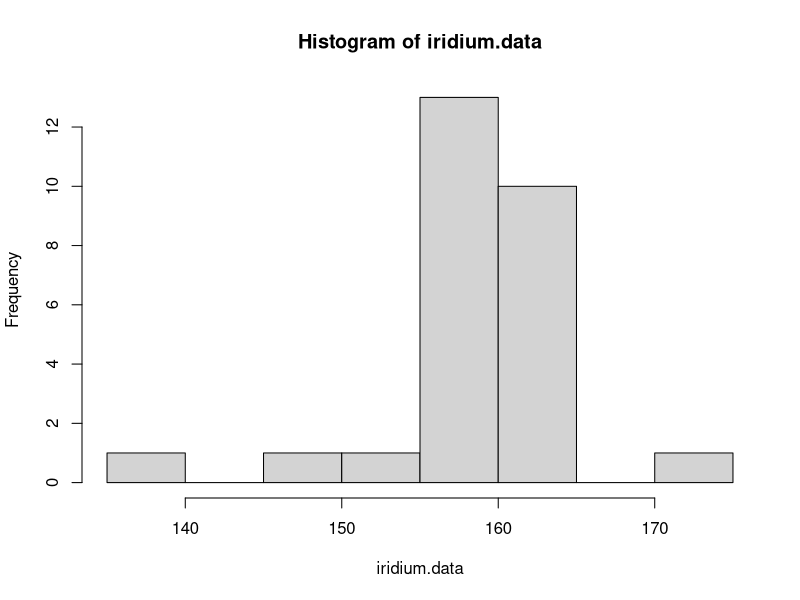
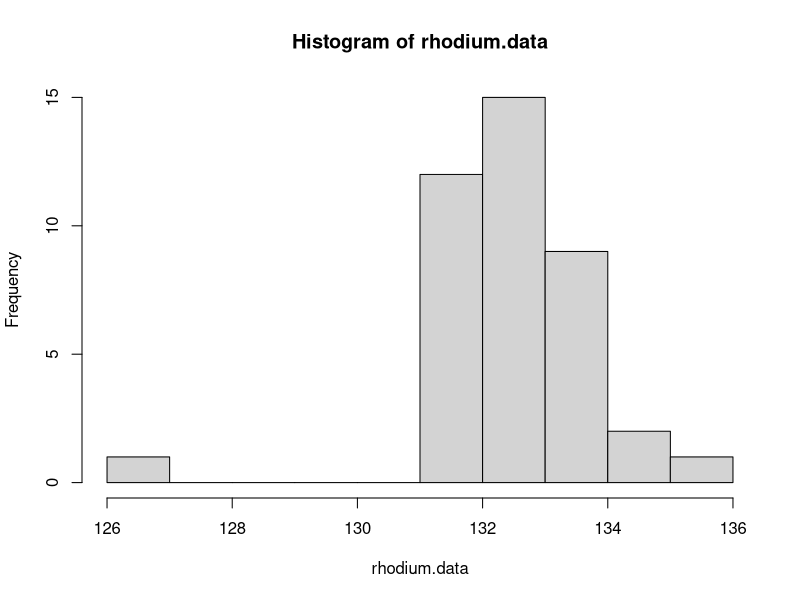
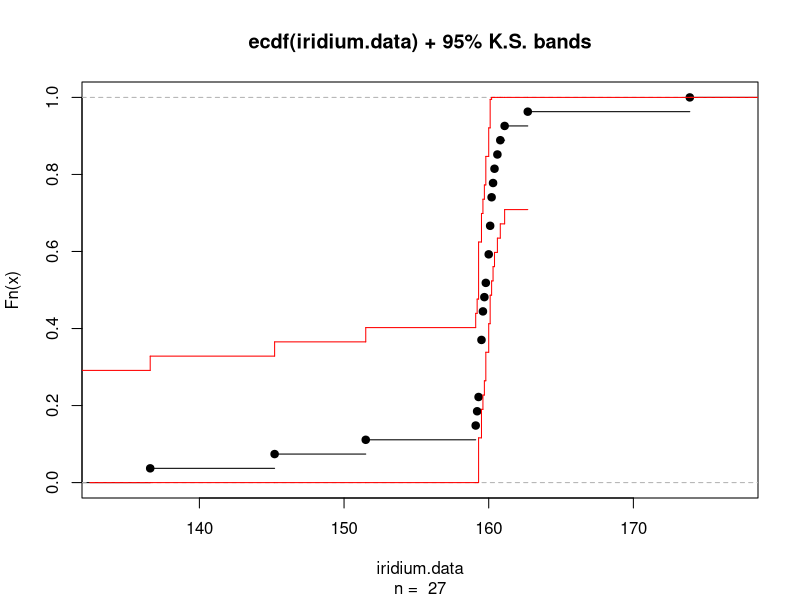
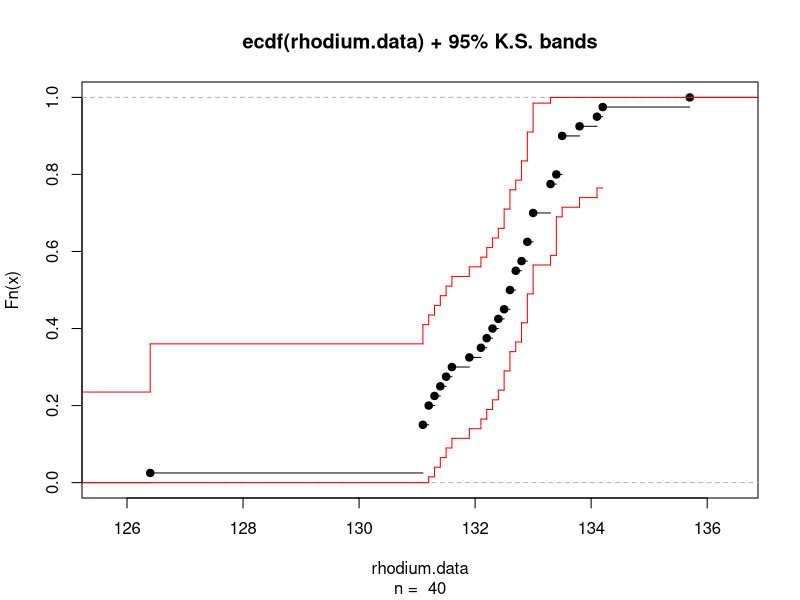
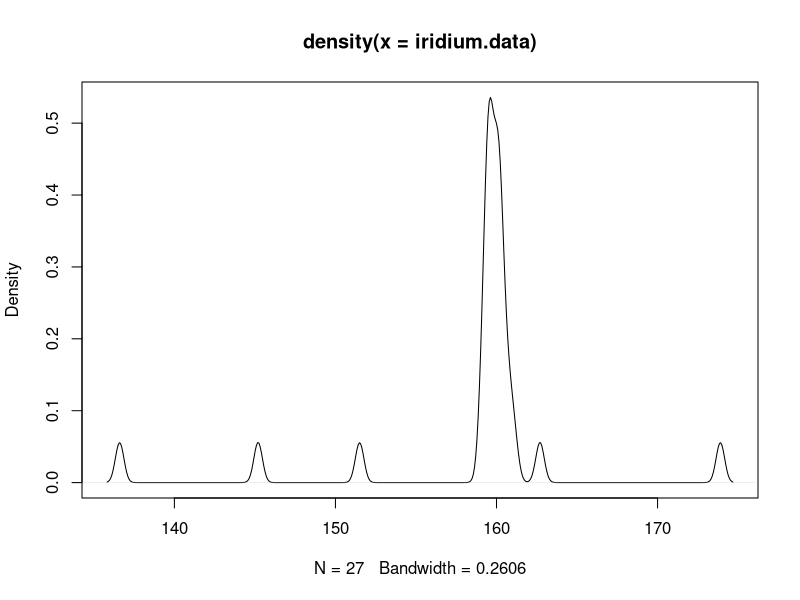
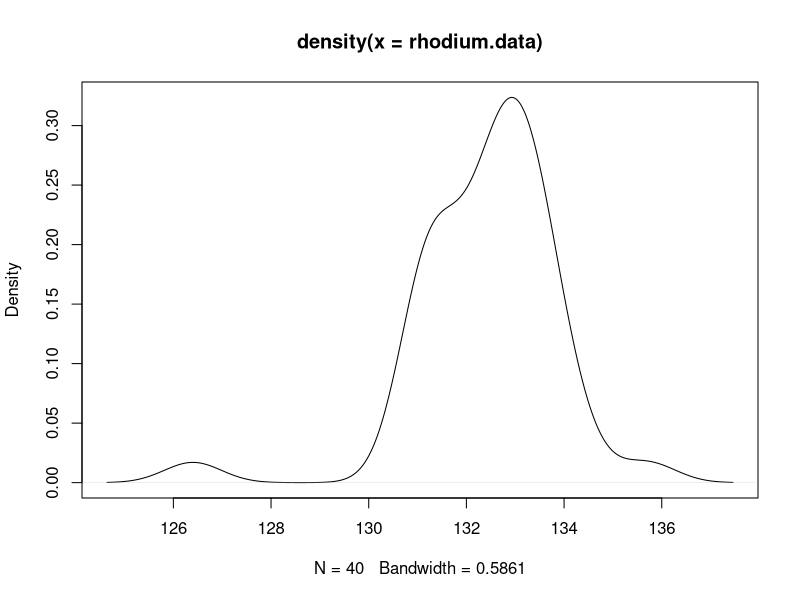
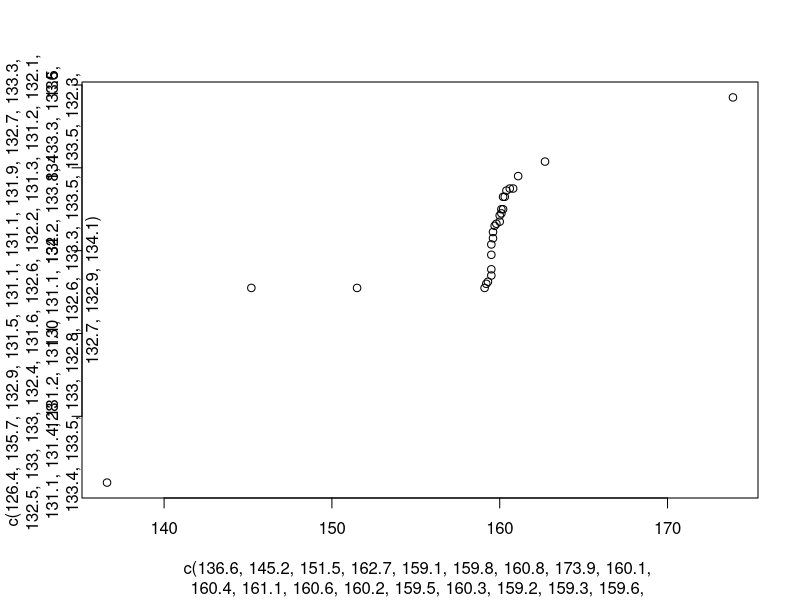
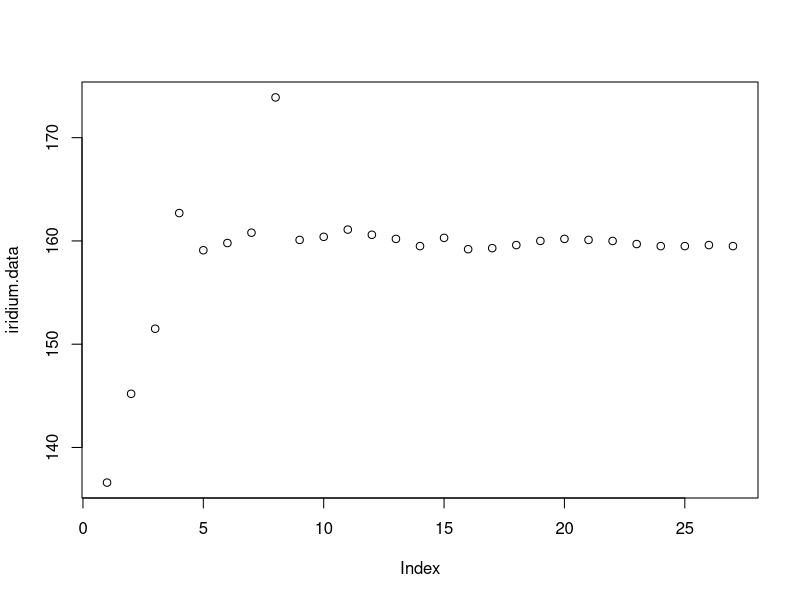

The R source for these figures, in order:
## ---- chunk 1
library(boot)
library(MASS)


iridium.data = c(136.6, 145.2, 151.5, 162.7, 159.1, 159.8, 160.8, 173.9, 160.1, 160.4, 161.1, 160.6, 160.2, 159.5, 160.3, 159.2, 159.3, 159.6,
160.0, 160.2, 160.1, 160.0, 159.7, 159.5, 159.5, 159.6, 159.5)

rhodium.data = c(126.4, 135.7, 132.9, 131.5, 131.1, 131.1, 131.9, 132.7,
133.3, 132.5, 133.0, 133.0, 132.4, 131.6, 132.6, 132.2,
131.3, 131.2, 132.1, 131.1, 131.4, 131.2, 131.1, 131.1,
134.2, 133.8, 133.3, 133.5, 133.4, 133.5, 133.0, 132.8,
132.6, 133.3, 133.5, 133.5, 132.3, 132.7, 132.9, 134.1)

# (a)
hist(iridium.data)
hist(rhodium.data)

# (b)
library(sfsmisc)
ecdf.ksCI(iridium.data)
ecdf.ksCI(rhodium.data)


# (c)
plot(density(iridium.data))
plot(density(rhodium.data))

# (d)
qqplot(iridium.data, rhodium.data, plot.it= TRUE, xlab=deparse(substitute(iridium.data)), ylab = deparse(substitute(rhodium.data)))

# (e)
plot(iridium.data)
plot(rhodium.data)
# the measurements in iridium data is approxmately in normal distribution, while the measurements in rhodium data have outliers and is not normally distributed. It is not reasonable, since the data seem not independent

# (f)
mean(iridium.data) 
mean(rhodium.data) 

mean(iridium.data,trim=.1)
mean(rhodium.data,trim=.1)

mean(iridium.data,trim=.2)
mean(rhodium.data,trim=.2)

median(iridium.data)
median(rhodium.data)

# need to compare
huber(iridium.data,k=1.5)



# (g):
iridium_sd <- sqrt(var(iridium.data))
rhodium_sd <- sqrt(var(rhodium.data))

(iridium_mean.sterr=iridium_sd/sqrt(length(iridium.data)))
(rhodium_mean.sterr=rhodium_sd/sqrt(length(rhodium.data)))

alpha=0.10
z.upperalphahalf=qnorm(1-alpha/2)

iridium_mean.ci<-c(-1,1)*z.upperalphahalf* iridium_mean.sterr + mean(iridium.data) 
print(mean(iridium.data) ) 
print(iridium_mean.ci)

rhodium_mean.ci<-c(-1,1)*z.upperalphahalf* rhodium_mean.sterr + mean(rhodium.data) 
print(mean(rhodium.data) )
print(rhodium_mean.ci)

plot(density(iridium_mean.ci))
plot(density(rhodium_mean.ci))


# (h): 

fcn.mean<- function(x, d) {
  return(mean(x[d]))
}

fcn.trimmedmean <- function(x, d, trim=0) {
  return(mean(x[d], trim/length(x)))
}

fcn.median<- function(x, d) {
  return(median(x[d]))
}



# the bootstrap of sample mean of iridium and rhodium
iridium.boot.mean <- boot(iridium.data, fcn.mean, R=1000)
plot(iridium.boot.mean)
print(iridium.boot.mean$t0)

rhodium.boot.mean <- boot(rhodium.data, fcn.mean, R=1000)
plot(rhodium.boot.mean)

print(rhodium.boot.mean$t0)
print(rhodium.boot.mean$t0)

# standard errors
print(sqrt(var(iridium.boot.mean$t)))
print(sqrt(var(rhodium.boot.mean$t)))

# 90% CI
boot.ci(iridium.boot.mean,conf=.90, type="basic")
boot.ci(rhodium.boot.mean,conf=.90, type="basic")


# the bootstrap of sample median of iridium and rhodium
iridium.boot.median= boot(iridium.data, fcn.median, R=1000)      
plot(iridium.boot.median)

rhodium.boot.median= boot(rhodium.data, fcn.median, R=1000)      
plot(rhodium.boot.median)

print(iridium.boot.median$t0)
print(rhodium.boot.median$t0)

# standard errors
print(sqrt(var(iridium.boot.median$t)))
print(sqrt(var(rhodium.boot.median$t)))

# 90% CI
boot.ci(iridium.boot.median,conf=.90, type="basic")
boot.ci(rhodium.boot.median,conf=.90, type="basic")



# the bootstrap of trimmed mean of iridium and rhodium

# 10% trimmed mean
iridium.boot.trimmedmean_10= boot(iridium.data, fcn.trimmedmean,trim=.1, R=1000)      
plot(iridium.boot.trimmedmean_10)

rhodium.boot.trimmedmean_10= boot(rhodium.data, fcn.trimmedmean,trim=.1, R=1000)      
plot(rhodium.boot.trimmedmean_10)

print(iridium.boot.trimmedmean_10$t0)
print(rhodium.boot.trimmedmean_10$t0)

# standard errors
print(sqrt(var(iridium.boot.trimmedmean_10$t)))
print(sqrt(var(rhodium.boot.trimmedmean_10$t)))

# 90% CI
boot.ci(iridium.boot.trimmedmean_10,conf=.90, type="basic")
boot.ci(rhodium.boot.trimmedmean_10,conf=.90, type="basic")

#20% trimmed mean
iridium.boot.trimmedmean_20= boot(iridium.data, fcn.trimmedmean,trim=.2, R=1000)      
plot(iridium.boot.trimmedmean_20)

rhodium.boot.trimmedmean_20= boot(rhodium.data, fcn.trimmedmean,trim=.2, R=1000)      
plot(rhodium.boot.trimmedmean_20)

print(iridium.boot.trimmedmean_20$t0)
print(rhodium.boot.trimmedmean_20$t0)

# standard errors
print(sqrt(var(iridium.boot.trimmedmean_20$t)))
print(sqrt(var(rhodium.boot.trimmedmean_20$t)))

# 90% CI
boot.ci(iridium.boot.trimmedmean_10,conf=.90, type="basic")
boot.ci(rhodium.boot.trimmedmean_10,conf=.90, type="basic")
## ---- chunk 2
# (a)
type.I.failure.times = c(3.03, 5.53, 5.6, 9.3, 9.92, 12.51, 12.95, 15.21, 16.04, 16.84)
type.II.failure.times = c(3.19, 4.26, 4.47, 4.53, 4.67, 4.69, 12.78, 6.79, 9.37, 12.75)
(n = length(type.I.failure.times))
(m = length(type.II.failure.times))
mean.diff = mean(type.I.failure.times) - mean(type.II.failure.times)
var.a = var(type.I.failure.times) 
var.b = var(type.II.failure.times)
df = n+m-2
var.p = ((n-1)*var.a + (m-1)*var.b)/df
ci.delta = qt(.975,df=df)*sqrt(var.p)*sqrt(1/n + 1/m)
(c(mean.diff-ci.delta, mean.diff+ci.delta))

(T = mean.diff/(sqrt(var.p)*sqrt(1/n+1/m)))
(p.value = 2*(1-pt(T, df=df)))

# So, the probability of seeing a mean difference that large if the two measurement methods had the same expected value is only≈5.29%. We fail to reject the null hypothesis. Or, there is no difference between the types of bearings


# (b):
merged = c(type.I.failure.times, type.II.failure.times)
ranks = rank(merged, ties.method="average")
(B.ranks = ranks[(n+1):(n+m)])
(R = sum(B.ranks))
(E.R =(m*(m+n+1))/2)
(sd.R = sqrt( n*m*(n+m+1)/12))
(Z = (R - E.R)/sd.R)
(p.val = 2*pnorm(Z))
 wilcox.results = wilcox.test(type.I.failure.times, type.II.failure.times, conf.int=T, exact=T)
 wilcox.results$p.value
# wilcox.results$conf.int
 
 # here, the p-values based on normal approximation and Wilcoxon Whitey test, which are 0.05878172 and 0.06301284, are pretty close.


# (c):
 # Here, both tests are fine since they lead to the same conclusion. But the normal test relies on the assumption that the two sample sets are normally distributed, and the second test would be better if we want to test the assumptions
 
 
 
# (d): 
(diffs = type.II.failure.times-type.I.failure.times)
cor(type.I.failure.times, type.II.failure.times, method="pearson")
d.bar = mean(diffs) 
df = length(diffs)-1
se = sd(diffs)/sqrt(df+1)
q = qt(.95,df=df)
(CI.90 = c(d.bar-q*se, d.bar + q*se))
(p.val = 2*(1-pt(d.bar/se, df=df)))

n= length(diffs) 
pos.diffs = which(diffs >= 0)
abs.diffs = abs(diffs)
ranks = rank(abs.diffs)
(W_plus =sum(ranks[pos.diffs]))



## ---- chunk 3

fcn.pi<- function(df) {
  merged = c(df[1], df[2])
  ranks = rank(merged, ties.method="average")
  n = length(df[1])
  m = length(df[2])
 B.ranks = ranks[(n+1):(n+m)]
 R = sum(B.ranks)
  return (1/(m*n)*(R-m*(m+1)/2))
}
dataf <- data.frame(type.I.failure.times,type.II.failure.times)
pi.hats = apply(dataf, 2, function(x) {
  return (fcn.pi(x))
  })

plot(density(pi.hats))

sd_pi.hats <- 0.119

# use the bootstrap to find 90% CI

# 0.75 +- 1.65 * 0.119 = (0.55365 ,0.94635)
## ---- chunk 4
B = 10000
boot.data.type.I = matrix(sample(type.I.failure.times, n*B,replace=T), nrow=B)
boot.data.type.II = matrix(sample(type.II.failure.times, m*B,replace=T), nrow=B) 
pi.hats = rep(0, B)

computeRankSum = function(x.1, x.2) {
  merged = c(x.1, x.2)
  ranks = rank(merged, ties.method="average")
  x.1.ranks = ranks[1:n]
  R.sum.1 = sum(x.1.ranks)
  return (R.sum.1)
  }

for (i in 1:B) {
  rank.sum = computeRankSum(boot.data.type.I[i,],       
                            boot.data.type.II[i,])   
  num.larger = rank.sum - (n*(n+1))/2
  pi.hats[i] = num.larger/(n*m)
  }
mean(pi.hats)
sd(pi.hats)

plot(density(pi.hats))

stand.pi.hats = (pi.hats - mean(pi.hats))/sd(pi.hats)
qqnorm(stand.pi.hats)
abline(0,1, col="red")

# Seems to match a normal fairly well expect in the tails (though that is the most uncertainregion of a probability plot

## ---- chunk 5
ranked.pi.hats <- sort(pi.hats)
(quant.05 <- ranked.pi.hats[500])
(quant.95 <- ranked.pi.hats[9500])

(percentile.CI <- c(quant.05, quant.95))
## ---- chunk 6

#(a):
data = data.frame(micro=c(97.2, 105.8, 99.5, 100, 93.8, 79.2, 72,
                         72, 69.5, 20.5, 95.2, 90.8, 96.2, 96.2, 91),
                  hydro=c(97.2, 97.8, 96.2, 101.8, 88, 74, 75, 67.5, 65.8, 21.2, 94.8, 95.8, 98, 99, 100.2))

data


micro.mean <- mean(data$micro)
hydro.mean <- mean(data$hydro)

n <- length(data$micro)
(diff <- micro.mean - hydro.mean)
diffs <- data$micro-data$hydro

mean(diffs)

Sd_diff <- sqrt(var(diffs)/n)
Sd_diff




#(b): 
# if paring has been ignored
b <- sqrt(1/length(data$micro)+1/length(data$hydro))
micro1 <- (length(data$micro)-1)*var(data$micro)
hydro1 <- (length(data$hydro)-1)*var(data$hydro)
denominator <- length(data$micro)+length(data$hydro)-2

Sd_diff_1 <- b*sqrt((micro1+hydro1)/denominator)
#Sd_diff_1 <- b * sqrt((length(data$micro)-1)*var(data$micro)+(length(data$hydro)-1)*var(data$hydro)/(length(data$micro)+length(data$hydro)-2))
Sd_diff_1 


# (c):
# to test the two motheds:

(mean(diffs)/Sd_diff)
(mean(diffs)/Sd_diff_1)


# the standard deviation is higher when we ignore the paring (7.805 compared to 1.196).But the tests statistic of 0.367998 and 0.05637193 are both quite small. So, there is no systematic difference between the two methods though, since
